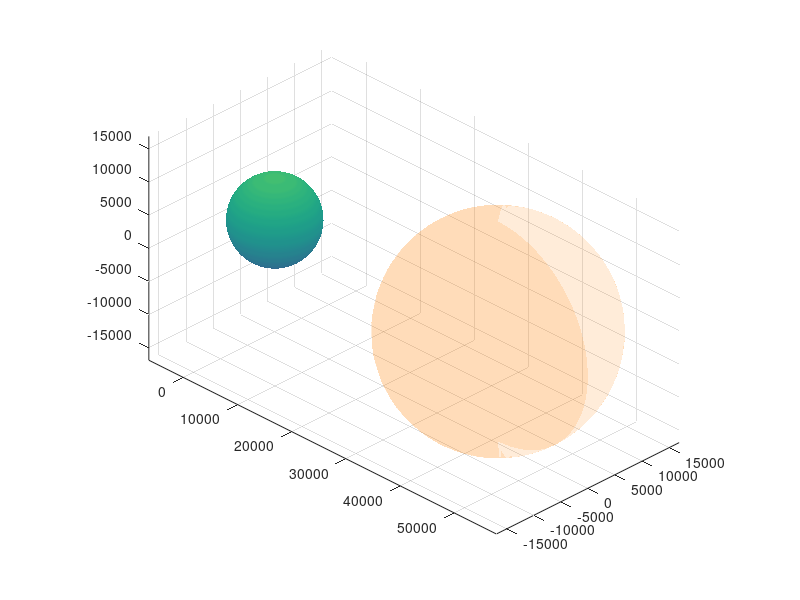

MATLAB code to generate this figure: (Note: this script raises an error after producing the figure.)
function simulation_orbit_visual()
    % --- SPEED SETTINGS ---
    speedup = 5;  % Increase this number to make it faster (e.g., 5 = 5x faster)
    pause_time = 0.001; % Very small pause
    % -----------------------

    Re = 6371; alt = 500; R_orbit = Re + alt; 
    
    SunDist = R_orbit * 6;   % Distance
    SunRad = Re * 2.0;       % Size
    inc = deg2rad(98);       % Orbit Inclination

    figure('Color','k', 'Position',[50 50 1400 700]);
    axis equal; hold on; grid on; view(45,30);
    
    % --- EARTH SETUP ---
    try
        load('topo.mat'); 
        if exist('topo','var')
            [lon, lat] = meshgrid(linspace(-180, 180, 360), linspace(90, -90, 180));
            phi = lat * pi/180; theta = lon * pi/180;
            Xe = Re .* cos(phi) .* cos(theta);
            Ye = Re .* cos(phi) .* sin(theta);
            Ze = Re .* sin(phi);
            C = double(topo);
            has_texture = true;
        else
            has_texture = false;
        end
    catch
        has_texture = false;
    end

    if ~has_texture
        [Xe, Ye, Ze] = sphere(50);
        Xe = Xe*Re; Ye = Ye*Re; Ze = Ze*Re;
    end
    
    if has_texture
        cmap = [0 0 0.5;    % Deep Ocean
                0 0.2 0.6;  % Ocean
                0 0.5 0.2;  % Land
                0.5 0.5 0.2; % Desert/Highland
                0.8 0.8 0.8]; % Snow
        colormap(cmap);
        h_earth = surf(Xe, Ye, Ze, C, 'FaceColor','texturemap','EdgeColor','none');
    else
        h_earth = surf(Xe, Ye, Ze, 'FaceColor', [0.1 0.3 0.8], 'EdgeColor','none');
    end
    
    set(gcf,'Renderer','opengl');
    shading interp; material dull; lighting gouraud;

    % --- SUN (Yellow with Texture) ---
    [Xs1, Ys1, Zs1] = sphere(50);
    surf(Xs1*SunRad*1.3 + SunDist, Ys1*SunRad*1.3, Zs1*SunRad*1.3, ...
        'FaceColor',[1 0.5 0], 'EdgeColor','none','FaceAlpha',0.15, 'FaceLighting','none');
    
    [Xs2, Ys2, Zs2] = sphere(100);
    noise = rand(100); 
    C_sun = zeros(100,100,3);
    C_sun(:,:,1) = 1.0;                    
    C_sun(:,:,2) = 0.4 + (noise * 0.6);    
    C_sun(:,:,3) = 0.0;                    
    surf(Xs2*SunRad + SunDist, Ys2*SunRad, Zs2*SunRad, C_sun, ...
        'FaceColor','texturemap','EdgeColor','none','SpecularStrength',1,'DiffuseStrength',0.8);
    
    text(SunDist+SunRad+1000,0,0,' SUN','Color',[1 1 0],'FontSize',20,'FontWeight','bold');
    light('Position',[SunDist 0 0],'Style','infinite');
    light('Position',[0 0 10],'Style','infinite','Color',[0.1 0.1 0.1]);

    % --- ORBIT PATH ---
    theta_points = linspace(0,2*pi,200);
    x_path_line = R_orbit*cos(theta_points); 
    y_path_line = R_orbit*sin(theta_points)*cos(inc); 
    z_path_line = R_orbit*sin(theta_points)*sin(inc);
    plot3(x_path_line, y_path_line, z_path_line,'w--','LineWidth',1.5);

    % --- GROUND STATION ---
    gs_lon = -15; 
    gx = Re*cosd(0)*cosd(gs_lon);
    gy = Re*cosd(0)*sind(gs_lon);
    gz = Re*sind(0);
    gs_marker = scatter3(gx,gy,gz,150,'gx','LineWidth',4);
    gs_text = text(gx,gy,gz+1000,'GS','Color','g','FontWeight','bold','FontSize',12);

    % --- SATELLITE ---
    sat_trail_x = zeros(1,20);
    sat_trail_y = zeros(1,20);
    sat_trail_z = zeros(1,20);
    h_trail = line(sat_trail_x, sat_trail_y, sat_trail_z, 'Color','y', 'LineWidth',1);
    
    sat = scatter3(x_path_line(1),y_path_line(1),z_path_line(1),200,'y','filled','MarkerEdgeColor','k','LineWidth',1.5);
    
    link_line = line(nan,nan,nan,'Color','g','LineWidth',2,'LineStyle','-.');
    status_text = text(0,Re*1.8,Re*1.8,'','Color','w','FontSize',14,'FontWeight','bold');

    % --- SHADOW ---
    [Xc,Yc,Zc]=cylinder([Re Re],50);
    Xc = Xc*6*Re - 3.5*Re;
    surf(Xc,Yc*Re,Zc*Re,'FaceColor','k','FaceAlpha',0.2,'EdgeColor','none','HandleVisibility','off');

    axis off;
    xlim([-SunDist*0.4, SunDist*1.1]); ylim([-Re*2.5,Re*2.5]); zlim([-Re*2.5,Re*2.5]);

    rot_speed = 24/200;
    rot = 0;
    % --- ANIMATION LOOP ---
    for i = 1:3000
        idx = mod(i-1,200)+1;
        theta_curr = linspace(0,2*pi,200);
        th_now = theta_curr(idx);
        
        % Always calculate position (Physics)
        sx = R_orbit*cos(th_now); 
        sy = R_orbit*sin(th_now)*cos(inc); 
        sz = R_orbit*sin(th_now)*sin(inc);
        
        % Always calculate rotation
        rot = rot + rot_speed;
        rad_rot = deg2rad(rot);
        
        Xe_n = Xe*cos(rad_rot) - Ye*sin(rad_rot); 
        Ye_n = Xe*sin(rad_rot) + Ye*cos(rad_rot);
        
        gs_new_x = gx*cos(rad_rot) - gy*sin(rad_rot);
        gs_new_y = gx*sin(rad_rot) + gy*cos(rad_rot);

        % --- SPEEDUP: Only update graphics every N frames ---
        if mod(i, speedup) == 0
            set(h_earth, 'XData', Xe_n, 'YData', Ye_n, 'ZData', Ze);
            set(gs_marker, 'XData', gs_new_x, 'YData', gs_new_y, 'ZData', gz);
            set(gs_text, 'Position', [gs_new_x, gs_new_y, gz+1000]);
            
            set(sat, 'XData', sx, 'YData', sy, 'ZData', sz);
            
            sat_trail_x = [sat_trail_x(2:end), sx];
            sat_trail_y = [sat_trail_y(2:end), sy];
            sat_trail_z = [sat_trail_z(2:end), sz];
            set(h_trail, 'XData', sat_trail_x, 'YData', sat_trail_y, 'ZData', sat_trail_z);
            
            is_eclipse = (sx<0) && (sqrt(sy^2+sz^2)<Re);
            
            v_sat = [sx sy sz]/norm([sx sy sz]);
            v_gs = [gs_new_x gs_new_y gz]/norm([gs_new_x gs_new_y gz]);
            is_visible = dot(v_sat, v_gs) > 0.8;

            if is_eclipse
                set(sat, 'MarkerFaceColor', 'r'); st = 'ECLIPSE'; col = 'r';
                set(h_trail, 'Color', 'r');
            else
                set(sat, 'MarkerFaceColor', 'y'); st = 'SUNLIGHT'; col = 'y';
                set(h_trail, 'Color', 'y');
            end
            
            if is_visible
                set(link_line, 'XData', [sx gs_new_x], 'YData', [sy gs_new_y], 'ZData', [sz gz]);
                st = [st ' | LINK ACTIVE'];
            else
                set(link_line, 'XData', nan, 'YData', nan, 'ZData', nan);
            end
            
            set(status_text, 'String', st, 'Color', col);
            drawnow limitrate;
        end
        
        pause(pause_time);
    end
end
